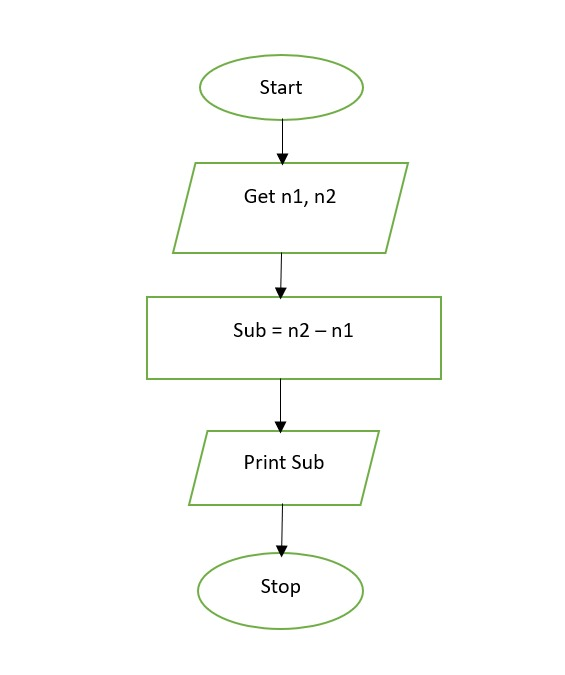
#> input picture IMG-20231113-WA0049.jpg, 565 x 675 px, given in place of IMG-20231113-WA0047.jpg, which was not available
$ jupyter execute --allow-errors main.ipynb   (text cells are left out)
#> lines starting #> are read from the running program, lines starting #| are printed output that depends on the picture; after the words box and inside, x2 and y2 are one past the last pixel; in counts of white or black regions, pixels touching at a corner belong together; pictures that were not available may be replaced by others from this repository, and a replacement may not be noted
#> further down, src1 is the input picture: shape (675, 565, 3); mean B, G, R 251.2, 252.5, 251.8
[cell 1]
import cv2
import numpy as np
import pytesseract
from openai import OpenAI

[cell 2]
def pre_process(src):
    gray = cv2.cvtColor(src, cv2.COLOR_BGR2GRAY)
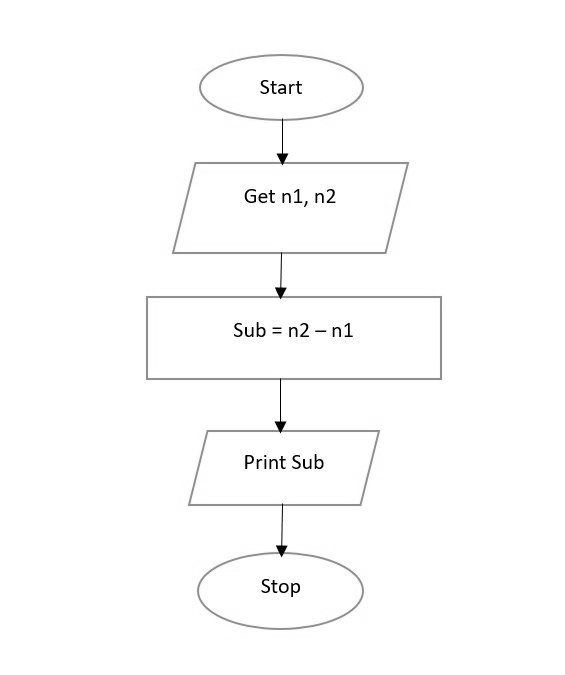
#> gray: shape (675, 565); min 0, max 255, mean 252.2
    mask_1 = np.ones(src.shape[:2], dtype="uint8") * 255
    mask_2 = np.ones(src.shape[:2], dtype="uint8") * 255
    # noise = cv2.medianBlur(gray,3)
    thresh = cv2.threshold(gray, 0, 255, cv2.THRESH_BINARY | cv2.THRESH_OTSU)[1]
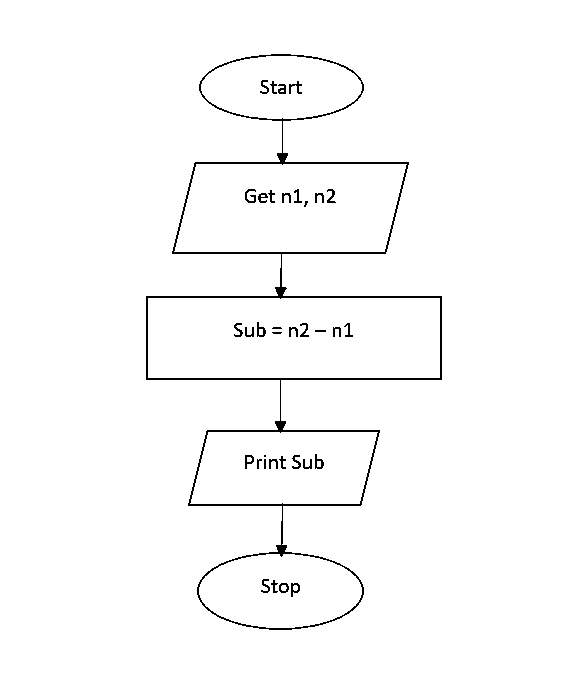
#> thresh: shape (675, 565); 98.1% white; black in thin lines or dots, all inside (x1, y1, x2, y2) = (146, 54, 442, 630)
#> `thresh1, mask1_1, mask1_2 = pre_process(src1)`: mask1_1: shape (675, 565); every value is 255
    cv2.imshow('Pre-Processed Image', thresh)
    cv2.waitKey(0)
    cv2.destroyAllWindows()
    return thresh, mask_1, mask_2

[cell 3]
def ocr(masked):
    pytesseract.pytesseract.tesseract_cmd = r"C:\Program Files\Tesseract-OCR\tesseract.exe"
    config = ("-l eng — oem 1 — psm 3")
    text = pytesseract.image_to_string(masked, config=config)
    return text

[cell 4]
def ocr(masked):
    pytesseract.pytesseract.tesseract_cmd = r"C:\Program Files\Tesseract-OCR\tesseract.exe"
    config = ("-l eng — oem 1 — psm 3")
    # pytessercat
    text = pytesseract.image_to_string(masked, config=config)
    return text
def remove_shapes(src, thresh, mask_1, mask_2):
    list1 = []
    contours, _ = cv2.findContours(thresh, cv2.RETR_TREE,
                                cv2.CHAIN_APPROX_SIMPLE)
#> contours = 49 contours, 7 with area under 20; largest, box (x1, y1, x2, y2) and area: (0, 0, 565, 675) 380136, (145, 53, 443, 631) 78549, (148, 298, 440, 378) 22988, (174, 164, 407, 252) 18225, (190, 432, 378, 504) 11961
    for cnt in contours:
        area = cv2.contourArea(cnt)
        if area > 400:
            approx = cv2.approxPolyDP(cnt,
                                      0.01 * cv2.arcLength(cnt, True), True)
            cv2.drawContours(mask_1, [approx], -1, 0, 5)
            if area < 50000:
                if (len(approx) == 4):
                    list1.append("square")
                    print("Square")
                else:
                    list1.append("circle")
                    print("Circle")
                cv2.drawContours(mask_2, [approx], -1, 0, 5)
                cv2.imshow('Masked Image', mask_2)
                cv2.waitKey(0)
                cv2.destroyAllWindows()
#> this loop made 49 passes
#> (area, approx) on passes 1, 10, 22, 34: (380136, [[0, 0], [0, 674], [564, 674], [564, 0]]), (11961, [[190, 503], [359, 503], [377, 432], [208, 432]]), (22988, [[148, 298], [148, 377], [439, 377], [439, 298]]), (18225, [[174, 251], [384, 251], [406, 164], [196, 164]])
#> area on passes 2, 3, 4, 6, 7, 8: 78549, 9297, 110, 100, 21, 58.5
#| Circle
#| Square
#| Square
#| Square
#| Circle
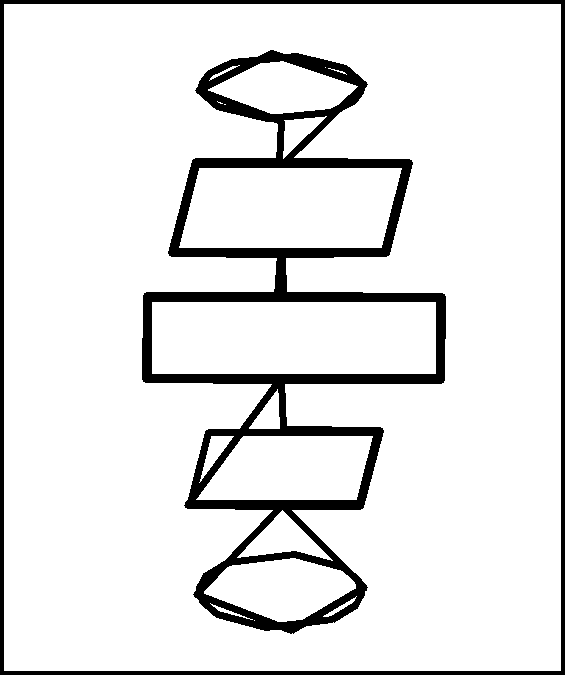
#> mask_1: shape (675, 565); 90% white; 2 black regions, box (x1, y1, x2, y2) and area: (142, 50, 446, 634) 28176, (0, 0, 565, 675) 9856
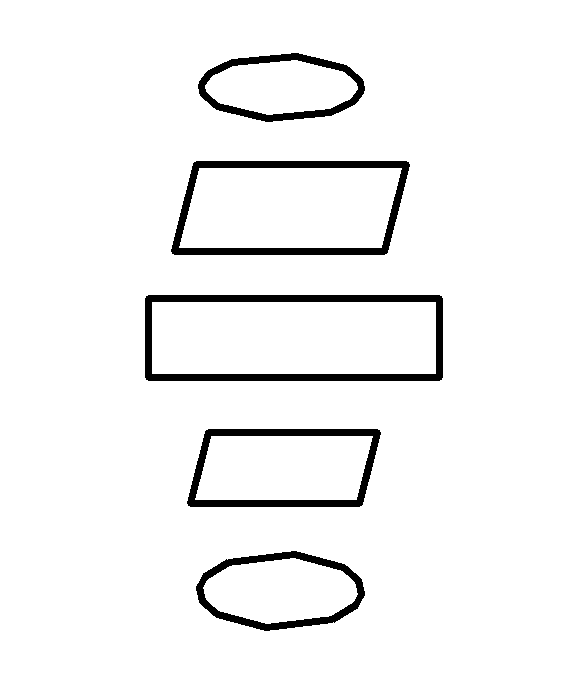
#> mask_2: shape (675, 565); 95.3% white; 5 black regions, box (x1, y1, x2, y2) and area: (145, 295, 443, 381) 5160, (171, 161, 410, 255) 4194, (187, 429, 381, 507) 3386, (196, 551, 365, 631) 2664, (198, 53, 365, 122) 2552
#> after the loop, list1 = ['circle', 'square', 'square', 'square', 'circle']
    masked = cv2.bitwise_not(src, src, mask=mask_1)
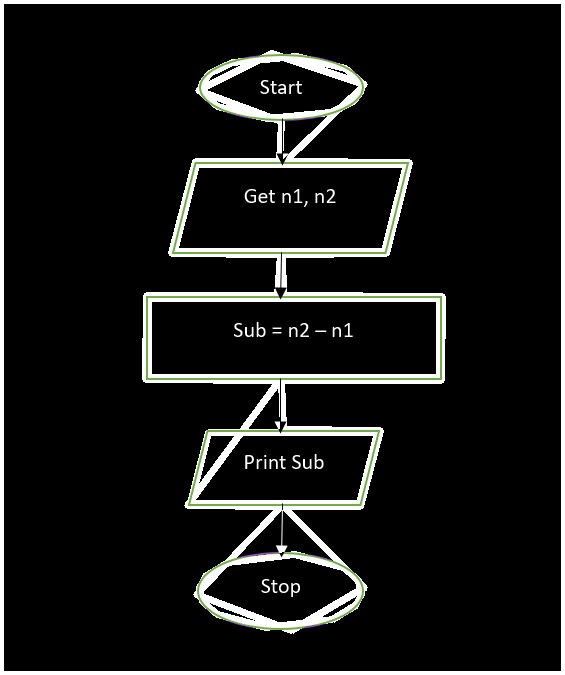
#> masked: shape (675, 565, 3); mean B, G, R 24, 25.1, 24.5
    masked = cv2.bitwise_or(src, src, mask=mask_1)
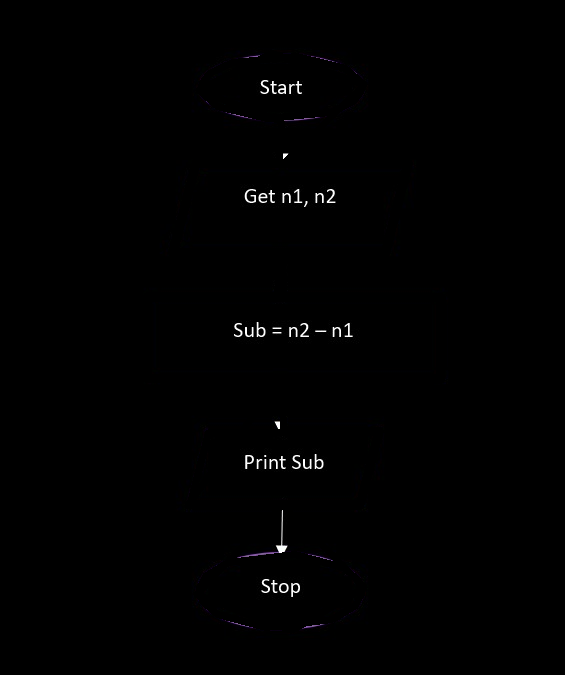
#> masked: shape (675, 565, 3); mean B, G, R 1.2, 1.1, 1.1
    masked = cv2.bitwise_and(src, src, mask=mask_1)
    cv2.imshow('Masked Image', masked)
    cv2.waitKey(0)
    cv2.destroyAllWindows()
    return masked

[cell 5]
def predict(text):
    pre_prompt = "Take the following two sets of strings as input, \
        which are extracted from two different flowcharts, \
        understand what the flowcharts are doing, \
        and \"only\" give a percentage of similarity between the two \
        as a response and nothing else, no explanation is required."
    client = OpenAI(
        api_key="INSERT KEY HERE")
    response = client.chat.completions.create(
        model="gpt-4",
        messages=[{"role": "system", "content": pre_prompt}, {"role": "user", "content": text}],
    )
    # return response.choices[0].message.content
    return "ok"

[cell 6]
src1 = cv2.imread(
    r"D:\OneDrive\Repositories\Flowchart-Plagarism-Detector\Dataset\IMG-20231113-WA0047.jpg")
cv2.imshow('Original Image', src1)
cv2.waitKey(0)
cv2.destroyAllWindows()
thresh1, mask1_1, mask1_2 = pre_process(src1)
masked1 = remove_shapes(src1, thresh1, mask1_1, mask1_2)
#> (the rest of this cell did not finish here and is left out)

$ run again, on IMG-20231113-WA0050.jpg
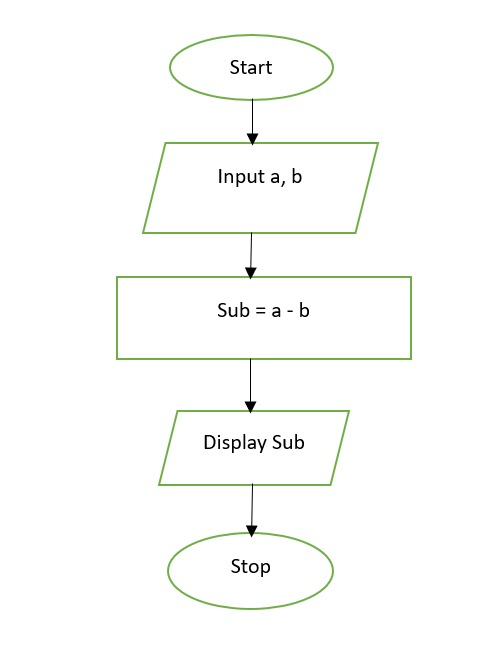
#> input picture IMG-20231113-WA0050.jpg, 499 x 657 px, given in place of IMG-20231113-WA0047.jpg, which was not available
#> src1 is the input picture: shape (657, 499, 3); mean B, G, R 250.5, 252.1, 251.2
#> in pre_process, `thresh = cv2.threshold(gray, 0, 255, cv2.THRESH_BINARY | cv2.THRESH_OT..`:
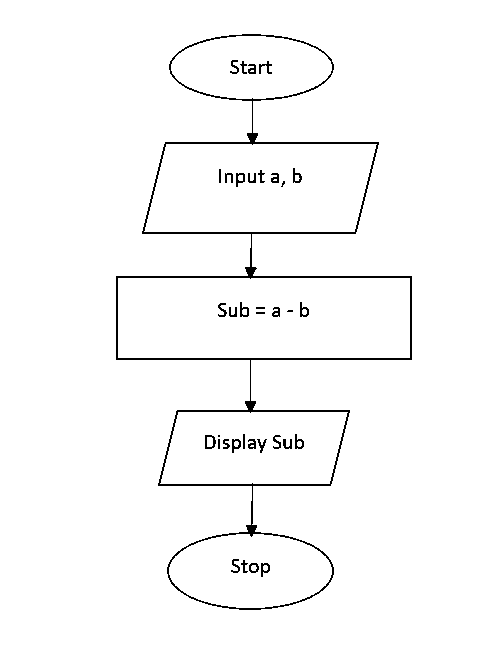
#> thresh: shape (657, 499); 97.8% white; black in thin lines or dots, all inside (x1, y1, x2, y2) = (116, 34, 412, 610)
#> mask1_1: shape (657, 499); every value is 255
#> contours = 55 contours, 14 with area under 20; largest, box (x1, y1, x2, y2) and area: (0, 0, 499, 657) 326688, (115, 33, 413, 611) 78546, (118, 278, 410, 358) 22988, (144, 144, 377, 232) 18225, (160, 412, 348, 484) 11961
#> the loop in remove_shapes, `for cnt in contours:` made 55 passes
#> (area, approx) on passes 1, 10, 26, 38: (326688, [[0, 0], [0, 656], [498, 656], [498, 0]]), (11961, [[160, 483], [329, 483], [347, 412], [178, 412]]), (22988, [[118, 278], [118, 357], [409, 357], [409, 278]]), (18225, [[144, 231], [354, 231], [376, 144], [166, 144]])
#> (printed output is left out)
#> after the loop in remove_shapes, `for cnt in contours:`: list1 = ['circle', 'square', 'square', 'square', 'circle']
#> in remove_shapes, `masked = cv2.bitwise_or(src, src, mask=mask_1)`:
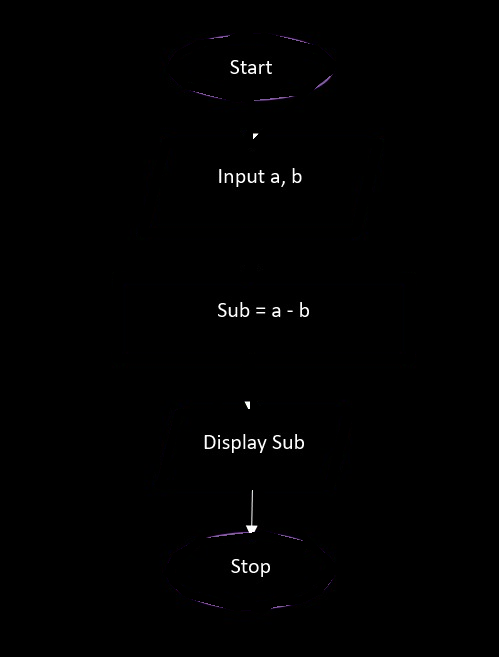
#> masked: shape (657, 499, 3); mean B, G, R 1.4, 1.3, 1.4
